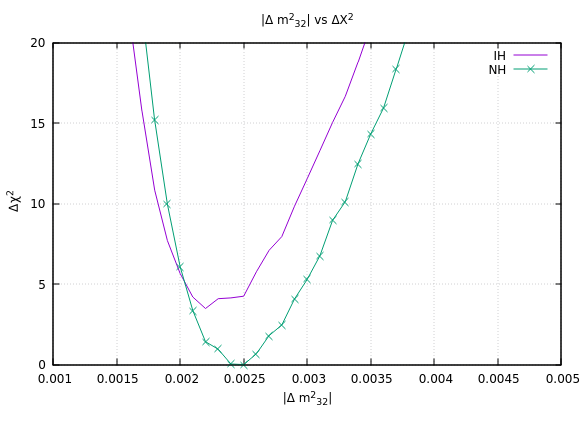

Generate this figure with gnuplot:
#!/usr/local/bin/gnuplot -persist
#
#    
#    	G N U P L O T
#    	Version 5.4 patchlevel 0    last modified 2020-07-13 
#    
#    	Copyright (C) 1986-1993, 1998, 2004, 2007-2020
#    	Thomas Williams, Colin Kelley and many others
#    
#    	gnuplot home:     http://www.gnuplot.info
#    	faq, bugs, etc:   type "help FAQ"
#    	immediate help:   type "help"  (plot window: hit 'h')
# set terminal qt 0 font "Sans,9"
# set output
unset clip points
set clip one
unset clip two
unset clip radial
set errorbars front 1.000000 
set border 31 front lt black linewidth 1.000 dashtype solid
set zdata 
set ydata 
set xdata 
set y2data 
set x2data 
set boxwidth
set boxdepth 0
set style fill  empty border
set style rectangle back fc  bgnd fillstyle   solid 1.00 border lt -1
set style circle radius graph 0.02 
set style ellipse size graph 0.05, 0.03 angle 0 units xy
set dummy x, y
set format x "% h" 
set format y "% h" 
set format x2 "% h" 
set format y2 "% h" 
set format z "% h" 
set format cb "% h" 
set format r "% h" 
set ttics format "% h"
set timefmt "%d/%m/%y,%H:%M"
set angles radians
set tics back
set grid nopolar
set grid xtics nomxtics ytics nomytics noztics nomztics nortics nomrtics \
 nox2tics nomx2tics noy2tics nomy2tics nocbtics nomcbtics
set grid layerdefault   lt 0 linecolor 0 linewidth 0.500,  lt 0 linecolor 0 linewidth 0.500
unset raxis
set theta counterclockwise right
set style parallel front  lt black linewidth 2.000 dashtype solid
set key notitle
set key fixed right top vertical Right noreverse enhanced autotitle nobox
set key noinvert samplen 4 spacing 1 width 0 height 0 
set key maxcolumns 0 maxrows 0
set key noopaque
unset label
unset arrow
unset style line
unset style arrow
set style histogram clustered gap 2 title textcolor lt -1
unset object
unset walls
set style textbox  transparent margins  1.0,  1.0 border  lt -1 linewidth  1.0
set offsets 0, 0, 0, 0
set pointsize 1
set pointintervalbox 1
set encoding utf8
unset polar
unset parametric
unset spiderplot
unset decimalsign
unset micro
unset minussign
set view 60, 30, 1, 1
set view azimuth 0
set rgbmax 255
set samples 100, 100
set isosamples 10, 10
set surface 
unset contour
set cntrlabel  format '%8.3g' font '' start 5 interval 20
set mapping cartesian
set datafile separator whitespace
set datafile nocolumnheaders
unset hidden3d
set cntrparam order 4
set cntrparam linear
set cntrparam levels 5
set cntrparam levels auto
set cntrparam firstlinetype 0 unsorted
set cntrparam points 5
set size ratio 0 1,1
set origin 0,0
set style data points
set style function lines
unset xzeroaxis
unset yzeroaxis
unset zzeroaxis
unset x2zeroaxis
unset y2zeroaxis
set xyplane relative 0.5
set tics scale  1, 0.5, 1, 1, 1
set mxtics default
set mytics default
set mztics default
set mx2tics default
set my2tics default
set mcbtics default
set mrtics default
set nomttics
set xtics border in scale 1,0.5 mirror norotate  autojustify
set xtics  norangelimit autofreq 
set ytics border in scale 1,0.5 mirror norotate  autojustify
set ytics  norangelimit autofreq 
set ztics border in scale 1,0.5 nomirror norotate  autojustify
set ztics  norangelimit autofreq 
unset x2tics
unset y2tics
set cbtics border in scale 1,0.5 mirror norotate  autojustify
set cbtics  norangelimit autofreq 
set rtics axis in scale 1,0.5 nomirror norotate  autojustify
set rtics  norangelimit autofreq 
unset ttics
set title "|{/symbol D} m^2_{32}| vs {/symbol DC}^2" 
set title  font "" textcolor lt -1 norotate
set timestamp bottom 
set timestamp "" 
set timestamp  font "" textcolor lt -1 norotate
set trange [ * : * ] noreverse nowriteback
set urange [ * : * ] noreverse nowriteback
set vrange [ * : * ] noreverse nowriteback
set xlabel "|{/symbol D} m^2_{32}|" 
set xlabel  font "" textcolor lt -1 norotate
set x2label "" 
set x2label  font "" textcolor lt -1 norotate
set xrange [ 0.00100000 : 0.00500000 ] noreverse writeback
set x2range [ * : * ] noreverse writeback
set ylabel "{/symbol Dc}^2" 
set ylabel  font "" textcolor lt -1 rotate
set y2label "" 
set y2label  font "" textcolor lt -1 rotate
set yrange [ 0.00000 : 20.0000 ] noreverse writeback
set y2range [ * : * ] noreverse writeback
set zlabel "" 
set zlabel  font "" textcolor lt -1 norotate
set zrange [ * : * ] noreverse writeback
set cblabel "" 
set cblabel  font "" textcolor lt -1 rotate
set cbrange [ * : * ] noreverse writeback
set rlabel "" 
set rlabel  font "" textcolor lt -1 norotate
set rrange [ * : * ] noreverse writeback
unset logscale
unset jitter
set zero 1e-08
set lmargin  -1
set bmargin  -1
set rmargin  -1
set tmargin  -1
set locale "es_MX.UTF-8"
set pm3d explicit at s
set pm3d scansautomatic
set pm3d interpolate 1,1 flush begin noftriangles noborder corners2color mean
set pm3d clip z 
set pm3d nolighting
set palette positive nops_allcF maxcolors 0 gamma 1.5 color model RGB 
set palette rgbformulae 7, 5, 15
set colorbox default
set colorbox vertical origin screen 0.9, 0.2 size screen 0.05, 0.6 front  noinvert bdefault
set style boxplot candles range  1.50 outliers pt 7 separation 1 labels auto unsorted
set loadpath 
set fontpath
set psdir
set fit brief errorvariables nocovariancevariables errorscaling prescale nowrap v5
GNUTERM = "qt"
VoxelDistance = 9.00500479207635e-308
x = 0.0
## Last datafile plotted: "dm_32_vs_chi_sk2018nh.dat"
plot 'dm_32_vs_chi_sk2018ih.dat' title 'IH'  w l ,'dm_32_vs_chi_sk2018nh.dat' title 'NH'  w lp
#    EOF
